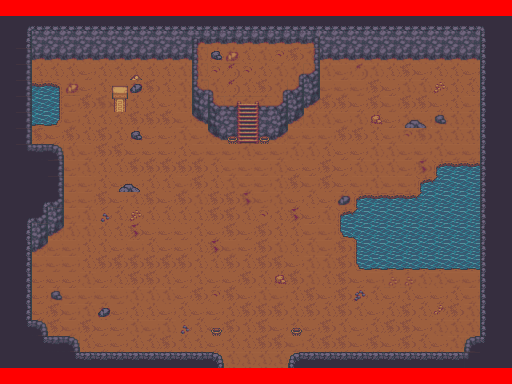

This is a level from a 2D game, rendered from its Tiled map with the project's own tilesets. A one-line summary and the map file follow, with tile-layer data summarised:
An orthogonal 32x24 tile map with 16x16 px tiles, 3 tile layers (sol, sol2, decord2), 3 hidden layers not drawn, 5 tilesets.

<map version="1.0" orientation="orthogonal" renderorder="right-down" width="32" height="24" tilewidth="16" tileheight="16" nextobjectid="1">
 <tileset firstgid="1" name="cave_tileset.png" tilewidth="16" tileheight="16" tilecount="128">
  <image source="../../tileset/cave_tileset.png" width="128" height="256" />
 </tileset>
 <tileset firstgid="129" name="cave2_tileset.png" tilewidth="16" tileheight="16" tilecount="256">
  <image source="../../tileset/cave2_tileset.png" width="256" height="256" />
 </tileset>
 <tileset firstgid="385" name="water.png" tilewidth="16" tileheight="16" tilecount="2805">
  <image source="../../tileset/water.png" width="816" height="880" />
 </tileset>
 <tileset firstgid="3190" name="collision.png" tilewidth="16" tileheight="16" tilecount="1">
  <image source="../../tileset/collision.png" width="16" height="16" />
 </tileset>
 <tileset firstgid="3191" name="dungeon" tilewidth="16" tileheight="16" tilecount="1479">
  <image source="../../tileset/dungeon.png" width="816" height="464" />
 </tileset>
 <layer name="sol" width="32" height="24">
  <data>[768 cells, 768 non-empty, 70 distinct tile ids]</data>
 </layer>
 <layer name="sol2" width="32" height="24">
  <data>[768 cells, 13 non-empty, 6 distinct tile ids]</data>
 </layer>
 <layer name="decord" width="32" height="24" visible="0">
  <data>[768 cells, 21 non-empty, 16 distinct tile ids]</data>
 </layer>
 <layer name="decord2" width="32" height="24">
  <data>[768 cells, 16 non-empty, 10 distinct tile ids]</data>
 </layer>
 <layer name="collision" width="32" height="24" visible="0">
  <data>[768 cells, 193 non-empty, 1 distinct tile ids]</data>
 </layer>
 <layer name="event" width="32" height="24" visible="0">
  <data>[768 cells, 4 non-empty, 1 distinct tile ids]</data>
 </layer>
</map>
